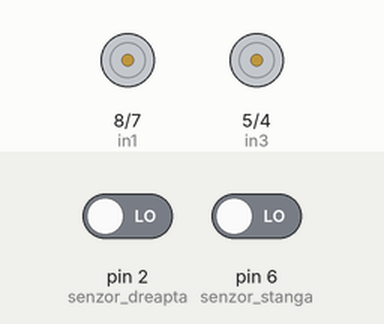
Bench run of a sketch on a simulated Arduino Uno, built with avr-gcc and run on an emulated ATmega328P. Parts: motor-driver pin pairs drawn as motors (green arrow = first pin HIGH = forward, orange = second pin HIGH = backward, longer = more drive, scaled by the enable pin). The inputs (shaded band) are chosen by the test bench; at power-on: pin 2 (senzor_dreapta) LOW, pin 6 (senzor_stanga) LOW. What the sketch prints to the serial monitor is not drawn.

Above: at 1.2 s.
1.3 s: pin 2 (senzor_dreapta) driven HIGH
At 2.5 s:
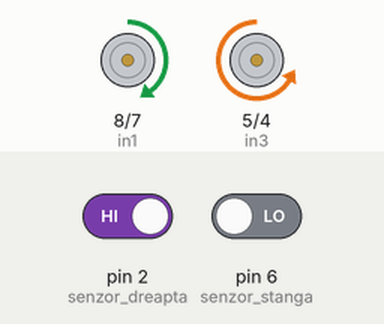
2.8 s: pin 6 (senzor_stanga) driven HIGH
At 3.6 s:
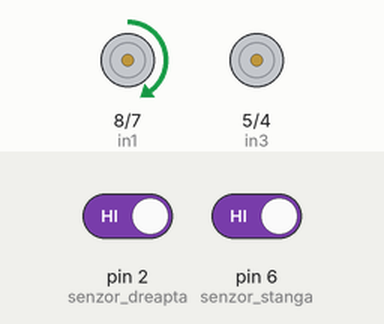
4.3 s: pin 2 (senzor_dreapta) driven LOW
At 4.6 s:
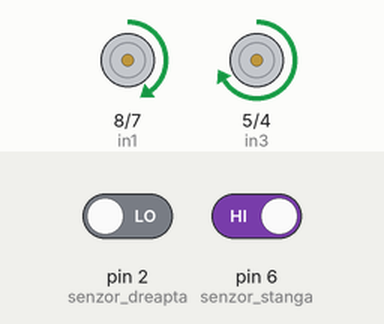
Timing chart, 0 to 13.3 s (numbered marks = the images above; inputs shaded):
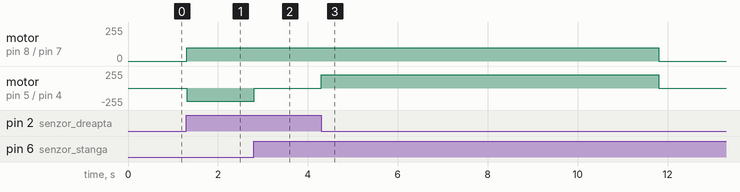

The sketch:

Lane_Keeping_Assist.ino
```cpp
// Definirea senzorilor de urmărire linie
int senzor_stanga = 6;
int senzor_dreapta = 2;
// Conexiuni motoraș tracțiune (A)
int enA = 9;
int in1 = 8;
int in2 = 7;
// Conexiuni motoraș direcție (B)
int enB = 3;
int in3 = 5;
int in4 = 4;
// Definirea vitezei de rulare și momentului de virare
int viteza_vehicul = 100; // [mV]
int viteza_viraj = 200; // [mV]
long int stop1;

void setup(){
  pinMode(senzor_stanga, INPUT);
  pinMode(senzor_dreapta, INPUT);
  pinMode(enA, OUTPUT);
  pinMode(enB, OUTPUT);
  pinMode(in1, OUTPUT);
  pinMode(in2, OUTPUT);
  pinMode(in3, OUTPUT);
  pinMode(in4, OUTPUT);
  Serial.begin(9600);
  stop1 = millis() + 11800; // timpul [s] până la oprire
}

void loop(){
  if (millis() < stop1) {
       Serial.println(digitalRead(senzor_stanga));
       Serial.println(digitalRead(senzor_dreapta));
            if (digitalRead(senzor_stanga) == 1 && digitalRead(senzor_dreapta) == 1) {
                 analogWrite(enA, viteza_vehicul);
                 digitalWrite(in1, HIGH);
                 digitalWrite(in2, LOW);
                 analogWrite(enB, 0);
                 digitalWrite(in3, LOW);
                 digitalWrite(in4, LOW);
                 // Mers înainte
            }

            else if (digitalRead(senzor_stanga) == 0 && digitalRead(senzor_dreapta) == 0) {
                 analogWrite(enA, 0);
                 digitalWrite(in1, LOW);
                 digitalWrite(in2, LOW);
                 analogWrite(enB, 0);
                 digitalWrite(in3, LOW);
                 digitalWrite(in4, LOW);
                 // Stop
            }

            else if (digitalRead(senzor_stanga) == 1 && digitalRead(senzor_dreapta) == 0) {
                 analogWrite(enA, viteza_vehicul);
                 digitalWrite(in1, HIGH);
                 digitalWrite(in2, LOW);
                 analogWrite(enB, viteza_viraj);
                 digitalWrite(in3, HIGH);
                 digitalWrite(in4, LOW);
                 // Viraj stânga
            }

            else if (digitalRead(senzor_stanga) == 0 && digitalRead(senzor_dreapta) == 1) {
                 analogWrite(enA, viteza_vehicul);
                 digitalWrite(in1, HIGH);
                 digitalWrite(in2, LOW);
                 analogWrite(enB, viteza_viraj);
                 digitalWrite(in3, LOW);
                 digitalWrite(in4, HIGH);
                 // Viraj dreapta
            }
  }

  else {
       analogWrite(enA, 0);
       digitalWrite(in1, LOW);
       digitalWrite(in2, LOW);
       analogWrite(enB, 0);
       digitalWrite(in3, LOW);
       digitalWrite(in4, LOW);
       delay(1000000000);
       // Stop
  }
}
```

Measured:
- after the input at 1.3 s, motor on pin 8 (in1) / pin 7 (in2): stopped → forward 100/255 at once; motor on pin 5 (in3) / pin 4 (in4): stopped → backward 200/255 at once
- after the input at 2.8 s, motor on pin 5 (in3) / pin 4 (in4): backward 200/255 → stopped at once
- after the input at 4.3 s, motor on pin 5 (in3) / pin 4 (in4): stopped → forward 200/255 at once, → stopped 7.5 s later
